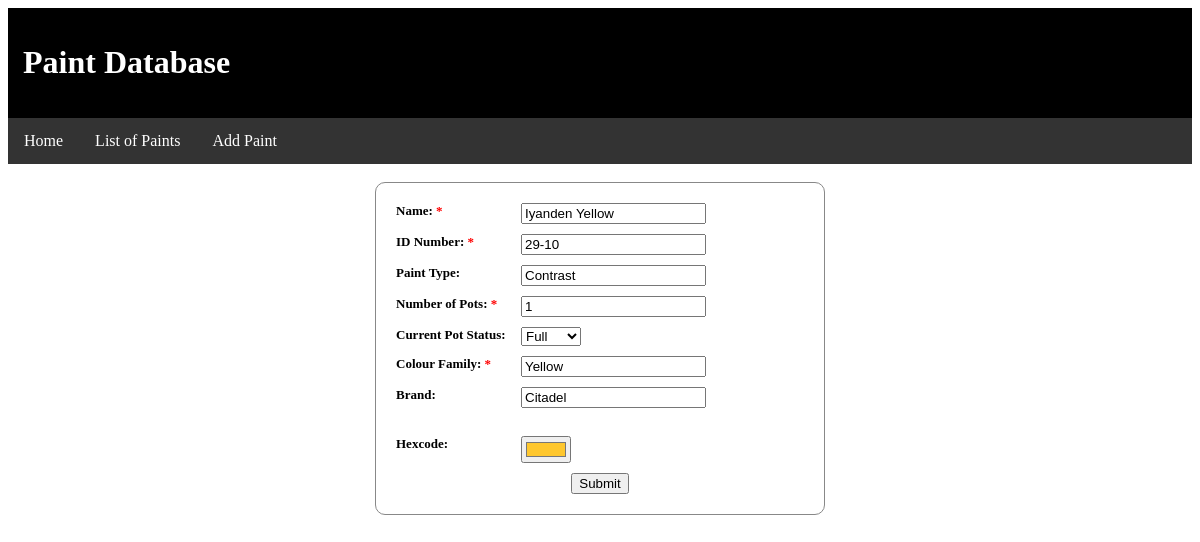
Page /update?paintid=29-10 on the committed database.
### tables this page shows
CREATE TABLE "paints" (
	"paint_id"	TEXT NOT NULL UNIQUE,
	"paint_name"	TEXT NOT NULL UNIQUE,
	"paint_type"	TEXT,
	"pot_amount"	INTEGER,
	"pot_status"	TEXT,
	"paint_colour"	TEXT,
	"hexcode"	TEXT,
	"brand"	TEXT,
	PRIMARY KEY("paint_id")
);

### main.py (the view)
@app.route("/update", methods=["GET"])
def update():
    if request.method == "GET":
        paint_id = request.args.get("paintid")
        database.connect()
        paint = database.getPaint(paint_id)
        database.close()
        return render_template("update.html", paint=paint)

### database.py (called while the page is built)
def connect():
    global conn
    conn = sqlite3.connect(DBFILE)
    conn.row_factory = sqlite3.Row

def close():
    if conn:
        conn.close()

def makePaint(row):
    return Paint(row["paint_id"], row["paint_name"], row["paint_type"], row["pot_amount"],
                 row["pot_status"], row["paint_colour"], row["hexcode"], row["brand"])

def getPaint(paint_id):
    print(paint_id)
    query = '''SELECT * FROM paints WHERE paint_id = ?'''
    with closing(conn.cursor()) as c:
        c.execute(query, (paint_id,))
        result = c.fetchall()
    paint = []
    for row in result:
        paint.append(makePaint(row))
    return paint[0]

### templates/update.html (shortened to what this page needs)
{% extends "layout.html" %}
{% block head %}
    {{ super() }}
{% endblock head %}
{% block header %}
    {{ super() }}
{% endblock header %}
{% block content %}
<br/>
<div class="paint-form">
    <form method="POST" action="{{url_for('update')}}">
        <fieldset>
            <label for="name"><span>Name:
                <span class="required">*</span>
                </span>
                <input type="text" class="input-field" name="name" id="name"
                       value="{{ paint.paint_name }}">
            </label>
            <label for="paintid"><span>ID Number:
                <span class="required">*</span>
                </span>
                <input type="text" class="input-field" name="paintid" id="paintid"
                       value="{{ paint.paint_id }}">
            </label>
            <label for="type"><span>Paint Type:
                </span>
                <input type="text" class="input-field" name="type" id="type"
                       value="{{ paint.paint_type }}">
            </label>
            <label for="amount"><span>Number of Pots:
                <span class="required">*</span>
                </span>
                <input type="number" class="input-field" name="amount" id="amount"
                       value="{{ paint.pot_amount }}">
            </label>
            <label for="status"><span>Current Pot Status:
            </span>
                <select name="status" id="status">
                    <option value="Full" {% if paint.pot_status=='Full' %} selected="selected" {% endif %}>
                        Full
                    </option>
                </select>
            </label>
            <label for="colour"><span>Colour Family:
                <span class="required">*</span>
                </span>
                <input type="text" class="input-field" name="colour" id="colour" value="{{ paint.paint_colour }}">
            </label>
            <label for="brand"><span>Brand:</span>
                <input type="text" class="input-field" name="brand" id="brand" value="{{ paint.brand }}">
            </label>
            <br/>
            <label for="hexcode"><span>Hexcode:</span>
                <input type="color" class="input-field" name="hexcode" id="hexcode" value="{{ paint.hexcode }}">
            </label>
            <div>
                <input type="submit" value="Submit">
            </div>
        </fieldset>
    </form>
</div>
{% endblock %}

### static/styles/style.css (style rules this page uses)
:root { --black: #000; --darker: #111; --dark: #333; --light: #888; --white: #fff; --good: 008000; --caution: ffff00; --danger ff0000; }
.paint-form { margin: auto; max-width: 450px; }
.paint-form label { display: block; margin-bottom: 10px; }
.paint-form label > span { float: left; width: 125px; font-weight: bold; font-size: 13px; text-shadow: 1px 1px 1px var(--white); }
.paint-form fieldset { border-radius: 10px; margin: 0px 0px 10px 0px; border: 1px solid var(--light); padding: 20px; }
.paint-form input[type=submit] { display: block; margin: 0 auto; }
.required { color: red; }

### rows in the picture
paints: name "Iyanden Yellow", paintid "29-10", type "Contrast", amount "1", status "Full", colour "Yellow", brand "Citadel", hexcode "#fec72e"
